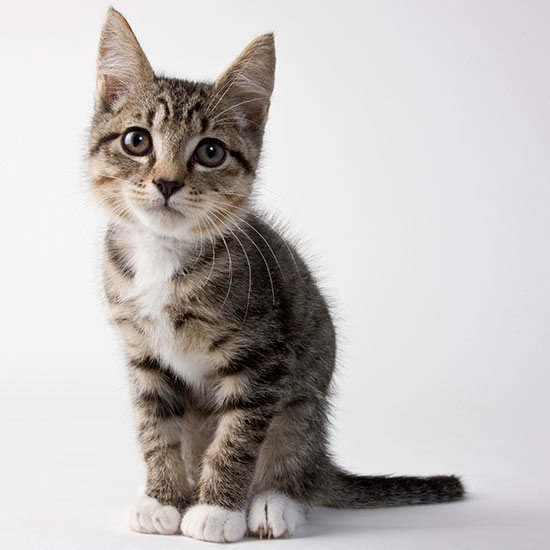
//> input picture old/sample.jpeg, 550 x 550 px, given in place of the camera
$ ./thresholding   (built with g++ and OpenCV 4)
//> lines starting //> are read from the running program, lines starting //| are printed output that depends on the picture; after the words box and inside, x2 and y2 are one past the last pixel; in counts of white or black regions, pixels touching at a corner belong together
#include "opencv2/opencv.hpp"
#include <iostream>

using namespace cv;
using namespace std;

int main(int, char**)
{
    VideoCapture cap(0); // open the default camera
    if(!cap.isOpened())  // check if we succeeded
    {
		cout << "camera failed" << endl;
        return -1;
	}


    Mat edges;
    namedWindow("edges",1);
    for(;;)
    {
        Mat frame;
        cap >> frame; // get a new frame from camera
//> frame is the input picture: 550 rows x 550 cols, CV_8UC3; mean B, G, R 188.2, 190.2, 194.4
        cvtColor(frame, edges, COLOR_BGR2GRAY);					//convert to bw
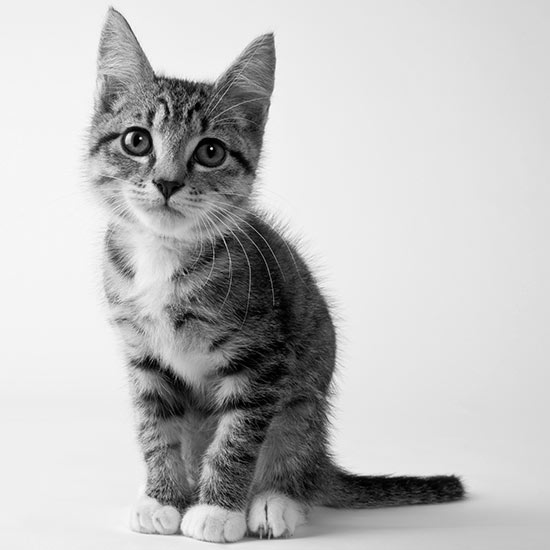
//> edges: 550 rows x 550 cols, CV_8UC1; min 0, max 255, mean 191.2
        GaussianBlur(edges, edges, Size(7,7), 1.5, 1.5);		//filter out noise
        //Canny(edges, edges, 0, 70, 3);						//edge detection
        //canny threshold originally set to 30, trial and error this


		// Set threshold and maxValue
		double thresh = 90;
		double maxValue = 255;

		// Binary Threshold
		threshold(edges,edges, thresh, maxValue, THRESH_BINARY);
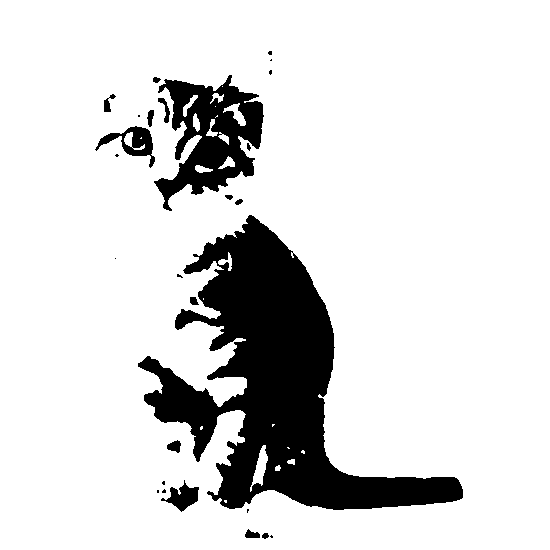
//> edges: 550 rows x 550 cols, CV_8UC1; 85.5% white; 27 black regions (12 under 20 px), largest, box (x1, y1, x2, y2) and area: (138, 215, 463, 510) 34475, (154, 75, 264, 211) 7276, (95, 126, 155, 168) 859


        imshow("edges", edges);
        //cout << "code reached for loop" << endl;
        if(waitKey(16) >= 0){}
//> the Esc key is pressed
    }
    // the camera will be deinitialized automatically in VideoCapture destructor
    return 0;
}
